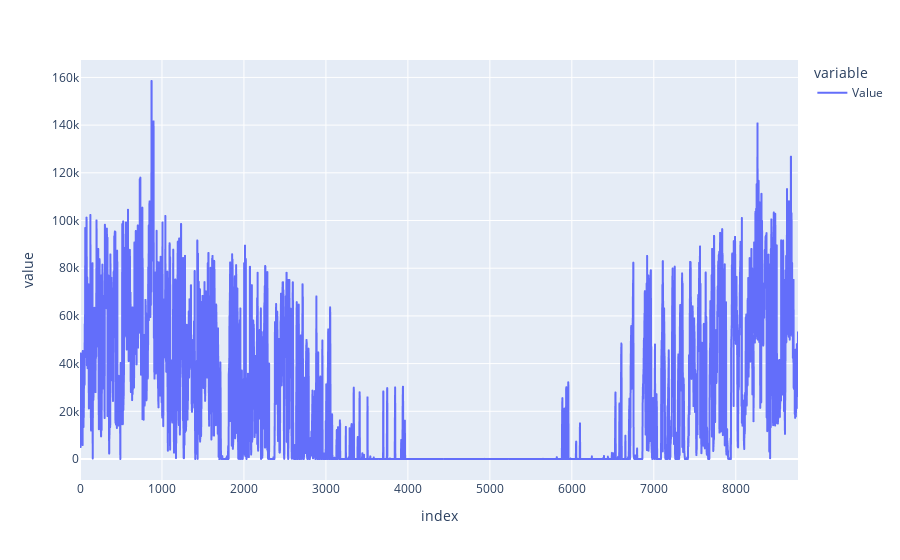

Notebook code for this chart:
### Code cell
model_id = mobj.models[9].model_id


model_boiler = mobj.models[4]
print(model_boiler.model_id)

boilseries = model_boiler.sql_data.get_timeseries().availseries()

[x['Name'] for x in boilseries]

rddid = 4867
px.line(
    pd.DataFrame(
        model_boiler.sql_data.sql_timeseries.getseries_by_record_id(rddid)
    )['Value']
)

### Figure 1 — Plotly figure (JSON) as saved in the notebook; plotly's stock layout.template omitted (floating-point values rounded to 4 significant figures; data arrays with more than 128 entries replaced by an {"elided": "..."} marker saying what was removed)
{"data": [{"hovertemplate": "variable=Value<br>index=%{x}<br>value=%{y}<extra></extra>", "legendgroup": "Value", "line": {"color": "#636efa", "dash": "solid"}, "marker": {"symbol": "circle"}, "mode": "lines", "name": "Value", "showlegend": true, "type": "scattergl", "x": {"elided": "8760 int values"}, "xaxis": "x", "y": {"elided": "8760 float values"}, "yaxis": "y"}], "layout": {"legend": {"title": {"text": "variable"}, "tracegroupgap": 0}, "margin": {"t": 60}, "xaxis": {"anchor": "y", "domain": [0, 1], "title": {"text": "index"}}, "yaxis": {"anchor": "x", "domain": [0, 1], "title": {"text": "value"}}}}
